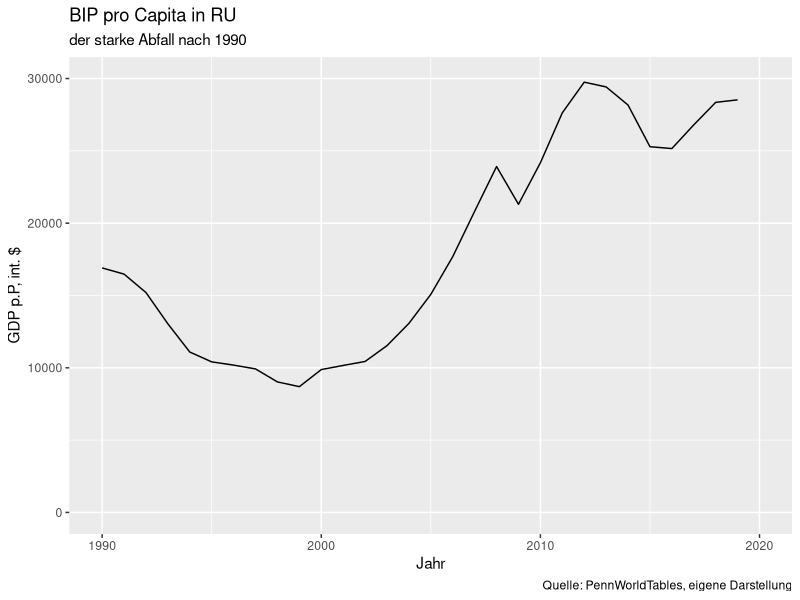
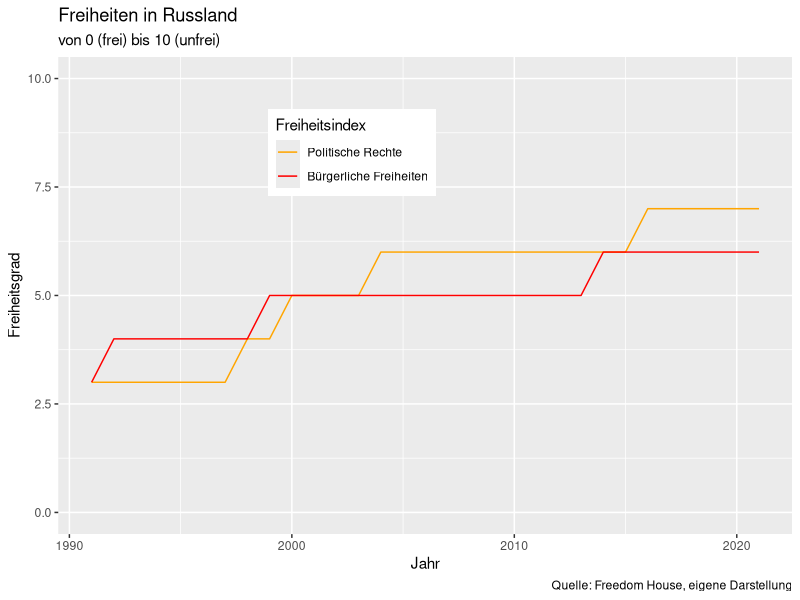
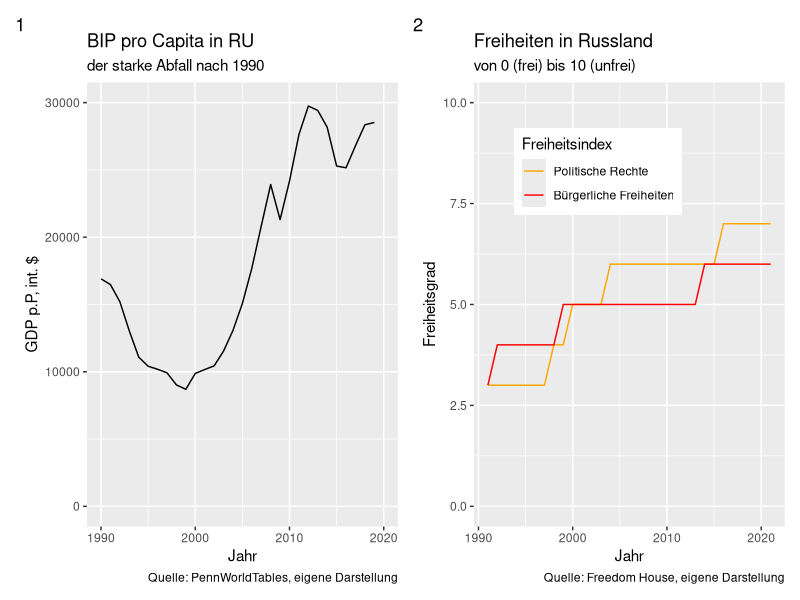
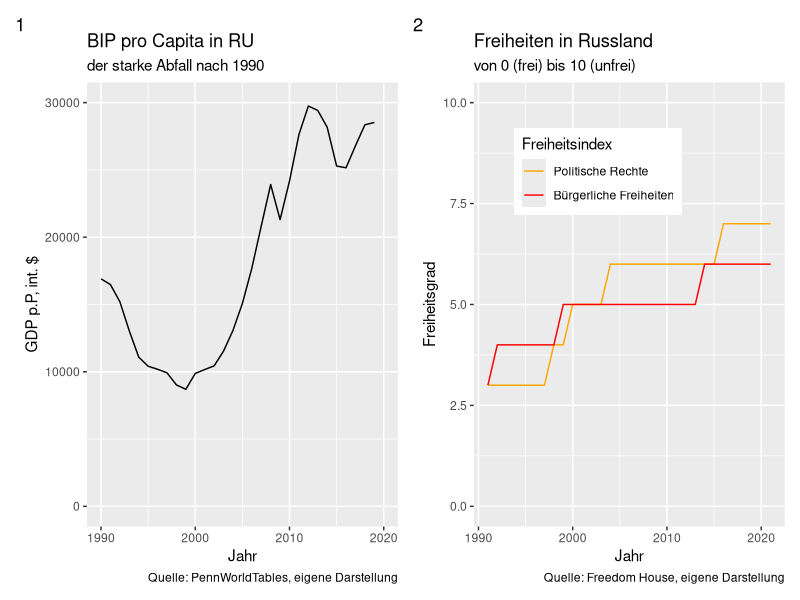

Here is the R script that generated these plots, in order:
## ---- chunk 1
library(tidyverse)
library(patchwork)

gdp = read.csv("gdp.csv")
freedom = read_csv("freedom.csv")
## ---- chunk 2
freedom_plot = ggplot(data=gdp, aes(x=Year,y=gdp)) +
  geom_line() +
  ylab("GDP p.P, int. $")+
  xlab("Jahr")+
  coord_cartesian(xlim = c(1990, 2020), ylim = c(0, 30000)) +
  labs(
    title="BIP pro Capita in RU",
    subtitle = "der starke Abfall nach 1990",
    caption="Quelle: PennWorldTables, eigene Darstellung")

freedom_plot
## ---- chunk 3
gdp_plot = ggplot(data=freedom, aes(x=Year)) +
  geom_line(aes(y=PR, colour="Politische Rechte") )+
  geom_line(aes(y=CL, colour="Bürgerliche Freiheiten")) +
  scale_colour_manual("Freiheitsindex",
                      breaks = c("Politische Rechte", "Bürgerliche Freiheiten"),
                      values = c("orange", "red")
                      )+
  coord_cartesian(xlim = c(1991, 2021), ylim = c(0, 10)) +
  ylab("Freiheitsgrad")+
  xlab("Jahr")+
  labs(
    title="Freiheiten in Russland",
    caption="Quelle: Freedom House, eigene Darstellung",
    subtitle = "von 0 (frei) bis 10 (unfrei)") +
  theme(
    legend.position = c(.4, .8),
    legend.background = element_rect(fill = "white"),)

gdp_plot
## ---- chunk 4
c = freedom_plot + gdp_plot + plot_annotation(tag_levels = "1")
c
## ---- chunk 5
ggsave(
  filename="plot.png",
  plot=c, 
  device="png",
  width = 20, 
  height=10,
  units="cm"
  )
